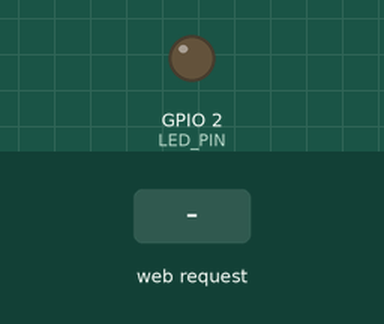
Simulated run of this sketch. Board: ESP32. Shown: output pins drawn as LEDs (lit = HIGH). Inputs (shaded band) come from the test bench. WiFi joins after 1.5 s; servers stay silent unless stated; what the sketch prints to the serial monitor is not drawn.

Above: at 2.7 s.
2.8 s: HTTP request GET /led/on received
At 3.2 s:
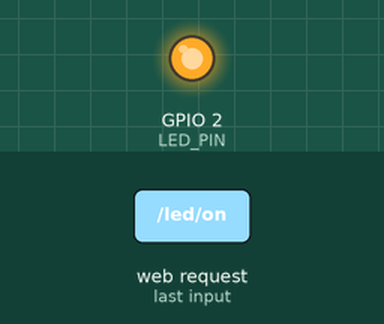
4.3 s: HTTP request GET /led/off received
At 5.6 s:
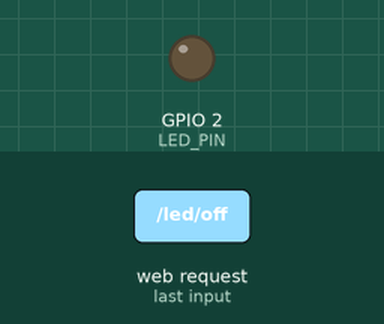
Timing chart, 0 to 7.3 s (numbered marks = the images above; inputs shaded):
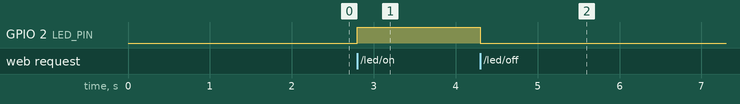

Measured:
- after the input at 2.8 s, GPIO 2 (LED_PIN): LOW → HIGH at once
- after the input at 4.3 s, GPIO 2 (LED_PIN): HIGH → LOW at once

The sketch:

ESP32_LED_WebServer_index_h.ino
```cpp
#include <WiFi.h>
#include <WebServer.h>
#include "index.h"

// --------------------------------
// Wi-Fi Configuration
// --------------------------------

const char* ssid =
  "YOUR_WIFI_NAME";

const char* password =
  "YOUR_WIFI_PASSWORD";

// --------------------------------
// LED Configuration
// --------------------------------

const int LED_PIN = 2;

// --------------------------------
// Web Server
// --------------------------------

WebServer server(80);

// ========================================
// Root Page
// ========================================

void handleRoot()
{
  server.send_P(
    200,
    "text/html",
    INDEX_HTML
  );
}

// ========================================
// LED ON
// ========================================

void handleLEDOn()
{
  digitalWrite(
    LED_PIN,
    HIGH
  );

  Serial.println(
    "LED ON"
  );

  server.send(
    200,
    "text/plain",
    "ON"
  );
}

// ========================================
// LED OFF
// ========================================

void handleLEDOff()
{
  digitalWrite(
    LED_PIN,
    LOW
  );

  Serial.println(
    "LED OFF"
  );

  server.send(
    200,
    "text/plain",
    "OFF"
  );
}

// ========================================
// Setup
// ========================================

void setup()
{
  Serial.begin(115200);

  pinMode(
    LED_PIN,
    OUTPUT
  );

  digitalWrite(
    LED_PIN,
    LOW
  );

  // --------------------------------
  // Connect to Wi-Fi
  // --------------------------------

  Serial.print(
    "Connecting to Wi-Fi"
  );

  WiFi.begin(
    ssid,
    password
  );

  while (
    WiFi.status() != WL_CONNECTED
  )
  {
    delay(500);

    Serial.print(".");
  }

  Serial.println();

  Serial.println(
    "Wi-Fi connected"
  );

  Serial.print(
    "ESP32 IP Address: "
  );

  Serial.println(
    WiFi.localIP()
  );

  // --------------------------------
  // Web Server Routes
  // --------------------------------

  server.on(
    "/",
    handleRoot
  );

  server.on(
    "/led/on",
    handleLEDOn
  );

  server.on(
    "/led/off",
    handleLEDOff
  );

  // --------------------------------
  // Start HTTP Server
  // --------------------------------

  server.begin();

  Serial.println(
    "HTTP server started"
  );
}

// ========================================
// Main Loop
// ========================================

void loop()
{
  server.handleClient();
}
```

index.h
```cpp
#ifndef INDEX_H
#define INDEX_H

#include <Arduino.h>

// HTML webpage stored in flash memory
const char INDEX_HTML[] PROGMEM = R"rawliteral(
<!DOCTYPE html>
<html lang="en">
<head>
  <meta charset="UTF-8">
  <meta name="viewport" content="width=device-width, initial-scale=1.0">
  <title>ESP32 LED Control</title>

  <style>
    body {
      font-family: Arial, sans-serif;
      text-align: center;
      margin-top: 40px;
      background: #f4f6f8;
    }

    .card {
      width: 320px;
      max-width: 90%;
      margin: auto;
      padding: 30px;
      background: white;
      border-radius: 12px;
      box-shadow: 0 2px 8px rgba(0,0,0,0.15);
    }

    button {
      font-size: 24px;
      padding: 15px 30px;
      margin: 10px;
      cursor: pointer;
    }

    #status {
      font-size: 28px;
      font-weight: bold;
    }
  </style>
</head>

<body>
  <div class="card">
    <h1>ESP32 LED Control</h1>

    <p>
      LED Status:
      <span id="status">UNKNOWN</span>
    </p>

    <button onclick="ledOn()">LED ON</button>
    <button onclick="ledOff()">LED OFF</button>
  </div>

  <script>
    async function ledOn()
    {
      const response = await fetch("/led/on");
      const state = await response.text();
      document.getElementById("status").textContent = state;
    }

    async function ledOff()
    {
      const response = await fetch("/led/off");
      const state = await response.text();
      document.getElementById("status").textContent = state;
    }
  </script>
</body>
</html>

)rawliteral";

#endif // INDEX_H
```
